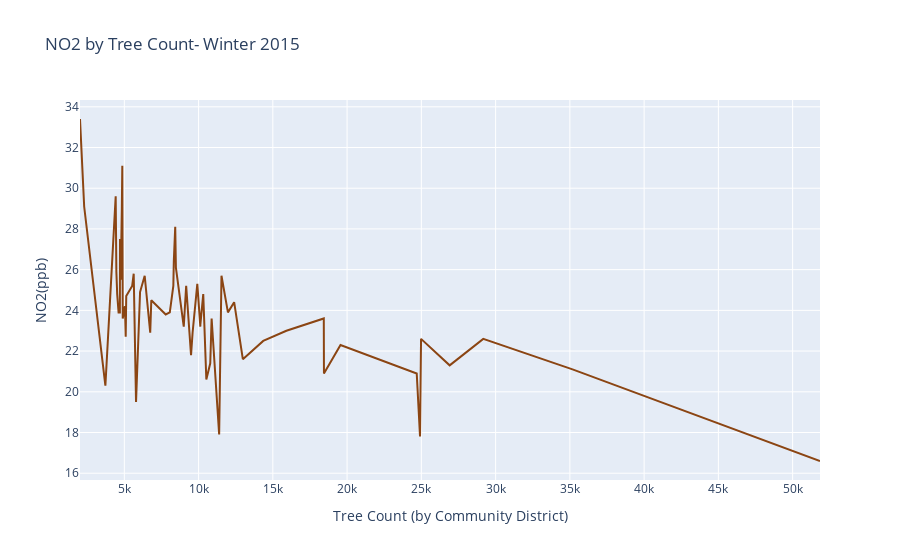

Notebook code for this chart:
### Code cell
#plotly winter line graph
winter = px.line(viz_winter, x= "count", y= "NO2_value", title= "NO2 by Tree Count- Winter 2015", color_discrete_sequence=["#8B4513"])
winter.update_layout(xaxis_title= "Tree Count (by Community District)", yaxis_title= "NO2(ppb)")
winter.show()

### Figure 1 — Plotly figure (JSON) as saved in the notebook; plotly's stock layout.template omitted (floating-point values rounded to 4 significant figures)
{"data": [{"hovertemplate": "count=%{x}<br>NO2_value=%{y}<extra></extra>", "legendgroup": "", "line": {"color": "#8B4513", "dash": "solid"}, "marker": {"symbol": "circle"}, "mode": "lines", "name": "", "orientation": "v", "showlegend": false, "type": "scatter", "x": [2016, 2297, 3725, 4419, 4465, 4516, 4520, 4613, 4702, 4709, 4755, 4833, 4864, 4894, 5042, 5093, 5130, 5529, 5632, 5789, 6060, 6372, 6745, 6817, 7788, 8063, 8300, 8332, 8428, 8474, 9002, 9165, 9492, 9597, 9749, 9915, 10119, 10120, 10315, 10522, 10786, 10878, 11386, 11542, 11977, 12395, 12981, 14353, 15913, 18431, 18442, 19556, 24689, 24911, 24980, 26907, 29168, 35180, 51842], "xaxis": "x", "y": [33.4, 29.1, 20.3, 29.6, 25.9, 24.8, 24.8, 23.9, 23.9, 27.5, 25.5, 29.0, 31.1, 23.6, 24.2, 22.7, 24.7, 25.2, 25.8, 19.5, 24.9, 25.7, 22.9, 24.5, 23.8, 23.9, 25.2, 26.4, 28.1, 26.1, 23.2, 25.2, 21.8, 22.9, 23.9, 25.3, 23.2, 23.3, 24.8, 20.6, 21.4, 23.6, 17.9, 25.7, 23.9, 24.4, 21.6, 22.5, 23.0, 23.6, 20.9, 22.3, 20.9, 17.8, 22.6, 21.3, 22.6, 21.1, 16.6], "yaxis": "y"}], "layout": {"legend": {"tracegroupgap": 0}, "title": {"text": "NO2 by Tree Count- Winter 2015"}, "xaxis": {"anchor": "y", "domain": [0, 1], "title": {"text": "Tree Count (by Community District)"}}, "yaxis": {"anchor": "x", "domain": [0, 1], "title": {"text": "NO2(ppb)"}}}}
